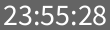
Frame 1 (no input)
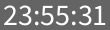
Frame 60 (the mouse pressed at the canvas centre just before this capture)
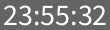
Frame 120 (the mouse held since frame 60 and released just before this capture)

The Processing sketch that drew these frames (run headless with seeded random() and noise(); from frame 60 on, the mouse is pressed at the canvas centre):

// Processing sketch: ur
// ── ur.pde
void setup(){
  size(110, 30);
}

void draw() {
  background(100,100,100);
  int s = second(); 
  int m = minute(); 
  int h = hour(); 
  textSize(30);
  text(h+":"+m+":"+s, 3, 25);
}
